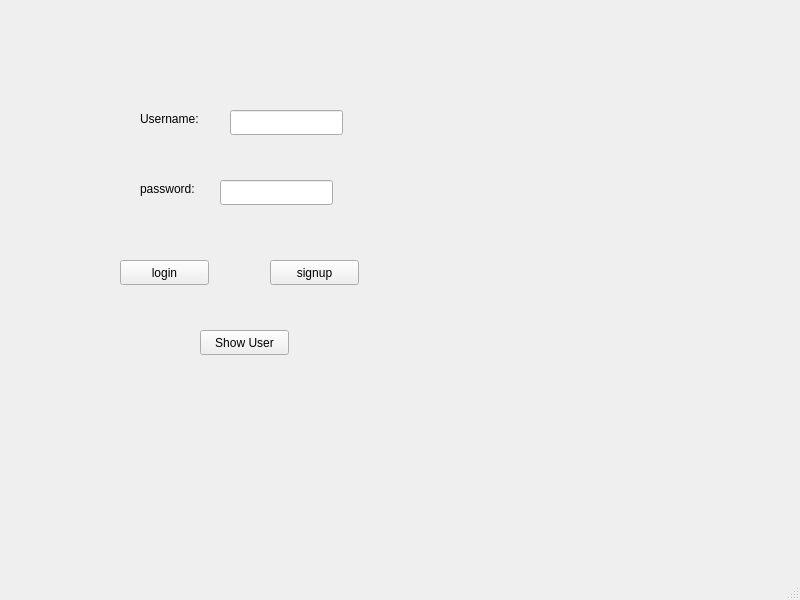
<?xml version="1.0" encoding="UTF-8"?>
<ui version="4.0">
 <class>MainWindow</class>
 <widget class="QMainWindow" name="MainWindow">
  <property name="geometry">
   <rect>
    <x>0</x>
    <y>0</y>
    <width>800</width>
    <height>600</height>
   </rect>
  </property>
  <property name="windowTitle">
   <string>MainWindow</string>
  </property>
  <widget class="QWidget" name="centralwidget">
   <widget class="QPushButton" name="loginButton">
    <property name="geometry">
     <rect>
      <x>120</x>
      <y>260</y>
      <width>89</width>
      <height>25</height>
     </rect>
    </property>
    <property name="text">
     <string>login</string>
    </property>
   </widget>
   <widget class="QPushButton" name="signupButton">
    <property name="geometry">
     <rect>
      <x>270</x>
      <y>260</y>
      <width>89</width>
      <height>25</height>
     </rect>
    </property>
    <property name="text">
     <string>signup</string>
    </property>
   </widget>
   <widget class="QLabel" name="label">
    <property name="geometry">
     <rect>
      <x>140</x>
      <y>110</y>
      <width>81</width>
      <height>17</height>
     </rect>
    </property>
    <property name="text">
     <string>Username:</string>
    </property>
   </widget>
   <widget class="QLabel" name="label_2">
    <property name="geometry">
     <rect>
      <x>140</x>
      <y>180</y>
      <width>71</width>
      <height>17</height>
     </rect>
    </property>
    <property name="text">
     <string>password:</string>
    </property>
   </widget>
   <widget class="QLineEdit" name="usernameLineEdit">
    <property name="geometry">
     <rect>
      <x>230</x>
      <y>110</y>
      <width>113</width>
      <height>25</height>
     </rect>
    </property>
   </widget>
   <widget class="QLineEdit" name="passwordLineEdit">
    <property name="geometry">
     <rect>
      <x>220</x>
      <y>180</y>
      <width>113</width>
      <height>25</height>
     </rect>
    </property>
   </widget>
   <widget class="QPushButton" name="showUsersButton">
    <property name="geometry">
     <rect>
      <x>200</x>
      <y>330</y>
      <width>89</width>
      <height>25</height>
     </rect>
    </property>
    <property name="text">
     <string>Show User</string>
    </property>
   </widget>
  </widget>
  <widget class="QMenuBar" name="menubar">
   <property name="geometry">
    <rect>
     <x>0</x>
     <y>0</y>
     <width>800</width>
     <height>22</height>
    </rect>
   </property>
  </widget>
  <widget class="QStatusBar" name="statusbar"/>
 </widget>
 <resources/>
 <connections/>
</ui>
